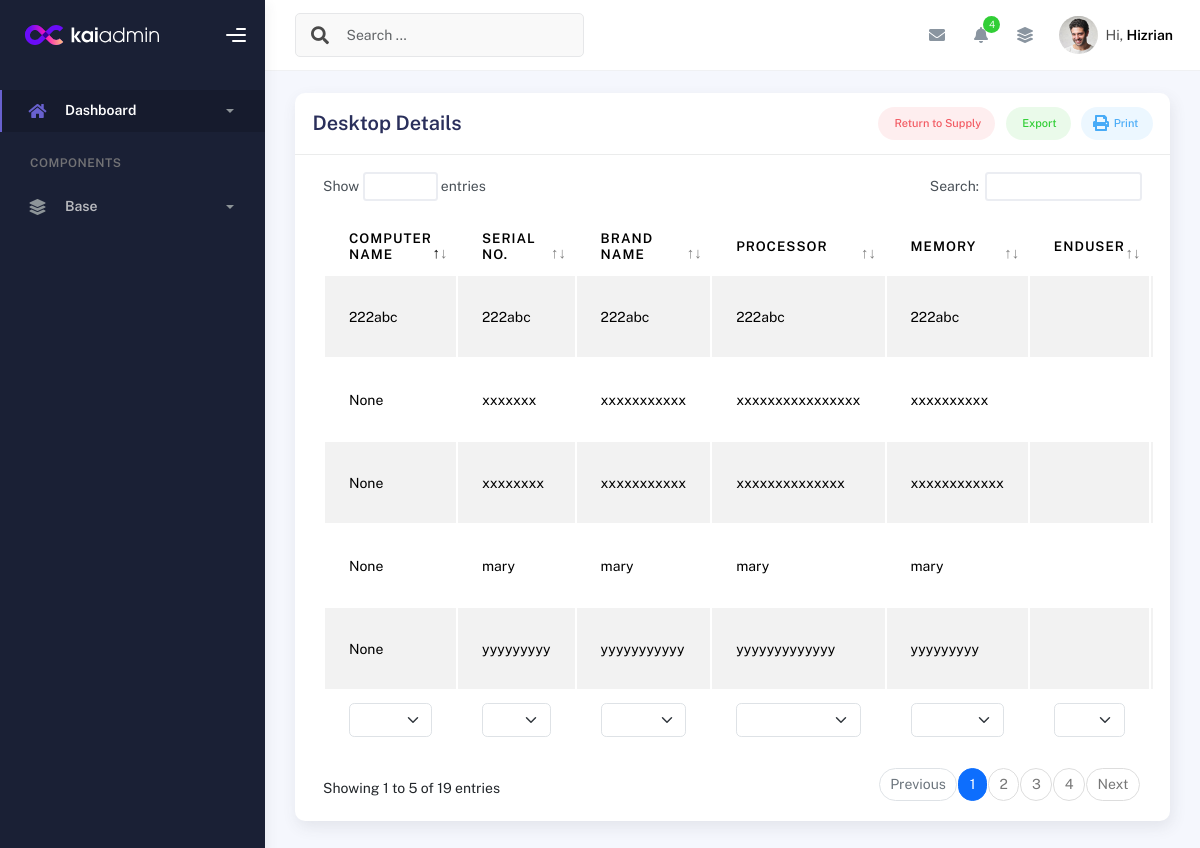
/desktop_details/, run on an earlier commit of the app's database.
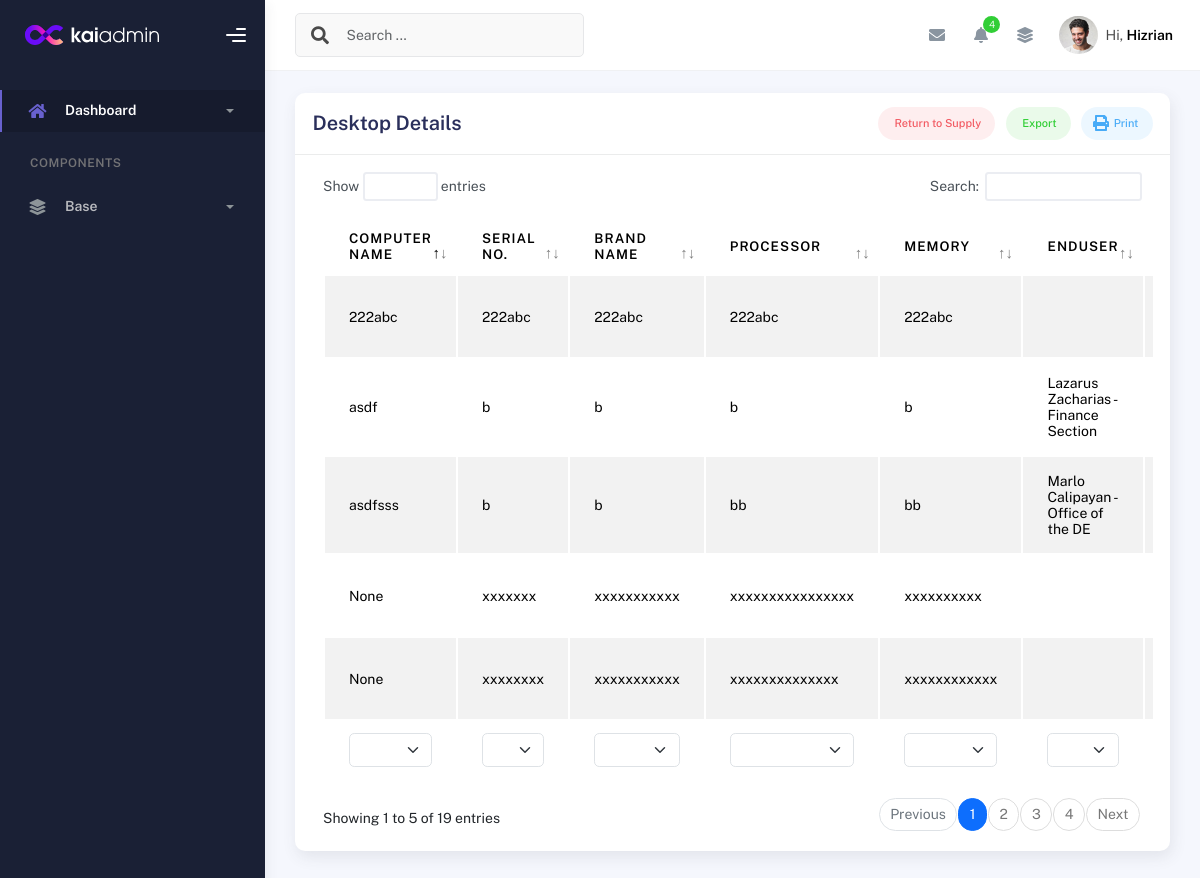
And on a later commit of the database.
### inventory/models.py (models this page shows, shortened)
class DesktopDetails(models.Model):
    id = models.IntegerField(primary_key=True)  # Allow manual assignment
    desktop_package = models.ForeignKey(Desktop_Package, related_name='desktop_details', on_delete=models.CASCADE)
    serial_no = models.CharField(max_length=255)
    computer_name = models.CharField(max_length=255, unique=True, null=True)
    brand_name = models.CharField(max_length=255)
    model = models.CharField(max_length=255, null=True)
    processor = models.CharField(max_length=33, null=True)
    memory = models.CharField(max_length=100, null=True)
    drive = models.CharField(max_length=332, null=True)
    asset_owner = models.CharField(max_length=255, null=True)
    desktop_Graphics = models.CharField(max_length=100, blank=True, null=True)
    desktop_Graphics_Size = models.CharField(max_length=100, blank=True, null=True)
    desktop_OS = models.CharField(max_length=100, blank=True, null=True)
    desktop_Office = models.CharField(max_length=100, blank=True, null=True)
    desktop_OS_keys = models.CharField(max_length=100, blank=True, null=True)
    desktop_Office_keys = models.CharField(max_length=100, blank=True, null=True)
    is_disposed = models.BooleanField(default=False)  # To indicate if the Desktop is disposed
    created_at = models.DateTimeField(default=timezone.now)  # Date when the desktop was added

class UserDetails(models.Model):
    id = models.AutoField(primary_key=True)
    desktop_package_db = models.ForeignKey("Desktop_Package", on_delete=models.CASCADE, null=True)
    user_Enduser = models.ForeignKey("Employee", on_delete=models.SET_NULL, null=True, blank=True, related_name='enduser_details')
    user_Assetowner = models.ForeignKey("Employee", on_delete=models.SET_NULL, null=True, blank=True, related_name='assetowner_details')
    created_at = models.DateTimeField(auto_now_add=True)

class Employee(models.Model):
    desktop_package = models.ForeignKey(Desktop_Package, on_delete=models.CASCADE, null=True)
    employee_fname = models.CharField(max_length=100, blank=True, null=True)
    employee_mname = models.CharField(max_length=100, blank=True, null=True)
    employee_lname = models.CharField(max_length=100, blank=True, null=True)
    employee_position = models.CharField(max_length=100, blank=True, null=True)
    employee_office = models.CharField(max_length=100, blank=True, null=True)
    employee_status = models.CharField(max_length=100, blank=True, null=True)
    def __str__(self):
        return f"{self.employee_fname} {self.employee_lname} - {self.employee_office}"

### inventory/views.py (the view)
# urls.py: path('desktop_details/', views.desktop_package_base, name='desktop_details'),  # URL pattern for desktop details
def desktop_package_base(request):
    desktop_details = DesktopDetails.objects.all()
    desktops_with_items = []
    for desktop in desktop_details:
        keyboards = KeyboardDetails.objects.filter(desktop_package=desktop.desktop_package, is_disposed=False)
        user = UserDetails.objects.filter(desktop_package_db=desktop.desktop_package)
        desktops_with_items.append({
            'desktop': desktop,
            'keyboards': keyboards,  # This can have multiple entries per desktop
            'user': user
        })
    return render(request, 'desktop_details.html', {
        'desktops_with_items': desktops_with_items,
    })

### templates/desktop_details.html (shortened to what this page needs)
{% extends 'base.html' %}
{% block content %}
<div class="container">
  <div class="page-inner">
    <div class="row">
      <div class="col-md-12">
        <div class="card">
          <div class="card-header">
            <div class="card-head-row">
              <h4 class="card-title">Desktop Details</h4>
              <div class="card-tools">
                <a href="#" class="btn btn-label-danger btn-round btn-sm me-2">
                  Return to Supply
                </a>
                <a href="#" class="btn btn-label-success btn-round btn-sm me-2">
                  Export
                </a>
                <a href="#" class="btn btn-label-info btn-round btn-sm">
                  Print
                </a>
              </div>
            </div>
          </div>
          <div class="card-body">
            <div class="table-responsive">
              <table id="multi-filter-select" class="display table table-striped table-hover">
                <thead>
                  <tr>
                    <th>Computer Name</th>
                    <th>Serial No.</th>
                    <th>Brand Name</th>
                    <th>Processor</th>
                    <th>Memory</th>
                    <th>Enduser</th>
                    <th>Asset Owner</th>
                  </tr>
                </thead>
                <tfoot>
                  <tr>
                    <th>Computer Name</th>
                    <th>Serial No.</th>
                    <th>Model</th>
                    <th>Processor</th>
                    <th>Memory</th>
                    <th>Enduser</th>
                    <th>Asset Owner</th>
                  </tr>
                </tfoot>
                <tbody>
                  <tr>{% for item in desktops_with_items %}
                    <td>{{ item.desktop.computer_name }}</td>
                    <td>{{ item.desktop.serial_no }}</td>
                    <td>{{ item.desktop.brand_name }}</td>
                    <td>{{ item.desktop.processor }}</td>
                    <td>{{ item.desktop.memory }}</td>
                    <td>
                      {% for userx in item.user %}
                          {{ userx.user_Enduser }}<br>
                      {% endfor %}
                  </td>
                    <td>
                      {% for userx in item.user %}
                          {{ userx.user_Asset_owner }}<br>
                      {% endfor %}
                  </td>
                  </tr>
                  {% endfor %}
                </tbody>
              </table>
            </div>
          </div>
        </div>
      </div>
    </div>
  </div>
</div>
{% endblock %}

What changed in the data, as far as the page shows it:
no longer on this page (row unchanged): DesktopDetails: desktop.computer_name "None", desktop.serial_no "mary", desktop.brand_name "mary", desktop.processor "mary", desktop.memory "mary"
no longer on this page (row unchanged): DesktopDetails: desktop.computer_name "None", desktop.serial_no "yyyyyyyyy", desktop.brand_name "yyyyyyyyyyy", desktop.processor "yyyyyyyyyyyyy", desktop.memory "yyyyyyyyy"
now on this page (row edited): DesktopDetails: desktop.computer_name "asdf", desktop.serial_no "b", desktop.brand_name "b", desktop.processor "b", desktop.memory "b"
now on this page (row edited): UserDetails: user_Enduser "Lazarus Zacharias - Finance Section", shown under "asdf"
now on this page (row edited): DesktopDetails: desktop.computer_name "asdfsss", desktop.serial_no "b", desktop.brand_name "b", desktop.processor "bb", desktop.memory "bb"
now on this page (row unchanged): UserDetails: user_Enduser "Marlo Calipayan - Office of the DE", shown under "asdfsss"
